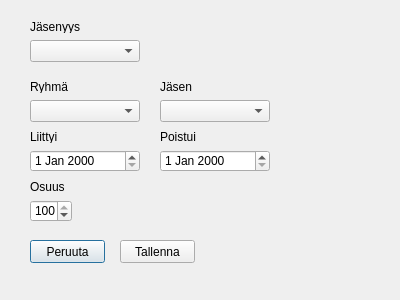
<?xml version="1.0" encoding="UTF-8"?>
<ui version="4.0">
 <class>Dialog</class>
 <widget class="QDialog" name="Dialog">
  <property name="geometry">
   <rect>
    <x>0</x>
    <y>0</y>
    <width>400</width>
    <height>300</height>
   </rect>
  </property>
  <property name="windowTitle">
   <string>Dialog</string>
  </property>
  <widget class="QLabel" name="label">
   <property name="geometry">
    <rect>
     <x>30</x>
     <y>20</y>
     <width>60</width>
     <height>13</height>
    </rect>
   </property>
   <property name="text">
    <string>Jäsenyys</string>
   </property>
  </widget>
  <widget class="QComboBox" name="editMembershipComboBox">
   <property name="geometry">
    <rect>
     <x>30</x>
     <y>40</y>
     <width>110</width>
     <height>22</height>
    </rect>
   </property>
  </widget>
  <widget class="QDateEdit" name="editMembershipJoinedDateEdit">
   <property name="geometry">
    <rect>
     <x>30</x>
     <y>150</y>
     <width>110</width>
     <height>22</height>
    </rect>
   </property>
  </widget>
  <widget class="QLabel" name="label_2">
   <property name="geometry">
    <rect>
     <x>30</x>
     <y>80</y>
     <width>60</width>
     <height>13</height>
    </rect>
   </property>
   <property name="text">
    <string>Ryhmä</string>
   </property>
  </widget>
  <widget class="QLabel" name="label_3">
   <property name="geometry">
    <rect>
     <x>160</x>
     <y>80</y>
     <width>60</width>
     <height>13</height>
    </rect>
   </property>
   <property name="text">
    <string>Jäsen</string>
   </property>
  </widget>
  <widget class="QLabel" name="label_4">
   <property name="geometry">
    <rect>
     <x>30</x>
     <y>130</y>
     <width>60</width>
     <height>13</height>
    </rect>
   </property>
   <property name="text">
    <string>Liittyi</string>
   </property>
  </widget>
  <widget class="QLabel" name="label_5">
   <property name="geometry">
    <rect>
     <x>160</x>
     <y>130</y>
     <width>60</width>
     <height>13</height>
    </rect>
   </property>
   <property name="text">
    <string>Poistui</string>
   </property>
  </widget>
  <widget class="QDateEdit" name="editMembershipExitDateEdit">
   <property name="geometry">
    <rect>
     <x>160</x>
     <y>150</y>
     <width>110</width>
     <height>22</height>
    </rect>
   </property>
  </widget>
  <widget class="QSpinBox" name="editMembershipShareSpinBox">
   <property name="geometry">
    <rect>
     <x>30</x>
     <y>200</y>
     <width>42</width>
     <height>22</height>
    </rect>
   </property>
   <property name="maximum">
    <number>100</number>
   </property>
   <property name="singleStep">
    <number>50</number>
   </property>
   <property name="value">
    <number>100</number>
   </property>
  </widget>
  <widget class="QLabel" name="label_6">
   <property name="geometry">
    <rect>
     <x>30</x>
     <y>180</y>
     <width>60</width>
     <height>13</height>
    </rect>
   </property>
   <property name="text">
    <string>Osuus</string>
   </property>
  </widget>
  <widget class="QPushButton" name="pushButton">
   <property name="geometry">
    <rect>
     <x>30</x>
     <y>240</y>
     <width>75</width>
     <height>23</height>
    </rect>
   </property>
   <property name="text">
    <string>Peruuta</string>
   </property>
   <property name="default">
    <bool>true</bool>
   </property>
  </widget>
  <widget class="QPushButton" name="pushButton_2">
   <property name="geometry">
    <rect>
     <x>120</x>
     <y>240</y>
     <width>75</width>
     <height>23</height>
    </rect>
   </property>
   <property name="text">
    <string>Tallenna</string>
   </property>
  </widget>
  <widget class="QComboBox" name="editMembershipGroupComboBox">
   <property name="geometry">
    <rect>
     <x>30</x>
     <y>100</y>
     <width>110</width>
     <height>22</height>
    </rect>
   </property>
  </widget>
  <widget class="QComboBox" name="editMembershipMemberComboBox">
   <property name="geometry">
    <rect>
     <x>160</x>
     <y>100</y>
     <width>110</width>
     <height>22</height>
    </rect>
   </property>
  </widget>
 </widget>
 <resources/>
 <connections/>
</ui>
